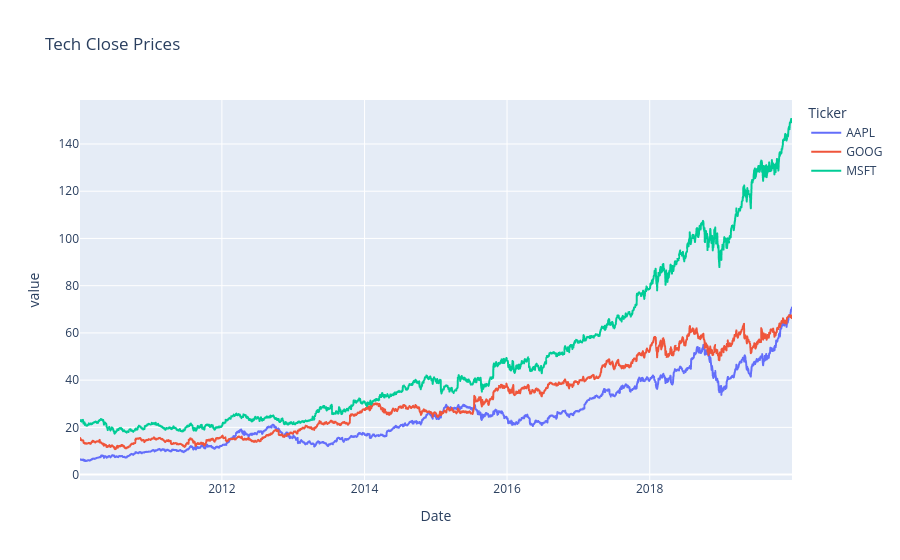

This figure's notebook cell:
### Code cell
df = data.xs('Close', axis=1)
df.index = df.index.astype(str)

fig = px.line(df, title="Tech Close Prices")
fig.show()

### Figure 1 — Plotly figure (JSON) as saved in the notebook; plotly's stock layout.template omitted (floating-point values rounded to 4 significant figures; data arrays with more than 128 entries replaced by an {"elided": "..."} marker saying what was removed)
{"data": [{"hovertemplate": "Ticker=AAPL<br>Date=%{x}<br>value=%{y}<extra></extra>", "legendgroup": "AAPL", "line": {"color": "#636efa", "dash": "solid"}, "marker": {"symbol": "circle"}, "mode": "lines", "name": "AAPL", "showlegend": true, "type": "scattergl", "x": {"elided": "2516 str values"}, "xaxis": "x", "y": {"elided": "2516 float values"}, "yaxis": "y"}, {"hovertemplate": "Ticker=GOOG<br>Date=%{x}<br>value=%{y}<extra></extra>", "legendgroup": "GOOG", "line": {"color": "#EF553B", "dash": "solid"}, "marker": {"symbol": "circle"}, "mode": "lines", "name": "GOOG", "showlegend": true, "type": "scattergl", "x": {"elided": "2516 str values"}, "xaxis": "x", "y": {"elided": "2516 float values"}, "yaxis": "y"}, {"hovertemplate": "Ticker=MSFT<br>Date=%{x}<br>value=%{y}<extra></extra>", "legendgroup": "MSFT", "line": {"color": "#00cc96", "dash": "solid"}, "marker": {"symbol": "circle"}, "mode": "lines", "name": "MSFT", "showlegend": true, "type": "scattergl", "x": {"elided": "2516 str values"}, "xaxis": "x", "y": {"elided": "2516 float values"}, "yaxis": "y"}], "layout": {"legend": {"title": {"text": "Ticker"}, "tracegroupgap": 0}, "title": {"text": "Tech Close Prices"}, "xaxis": {"anchor": "y", "domain": [0, 1], "title": {"text": "Date"}}, "yaxis": {"anchor": "x", "domain": [0, 1], "title": {"text": "value"}}}}
